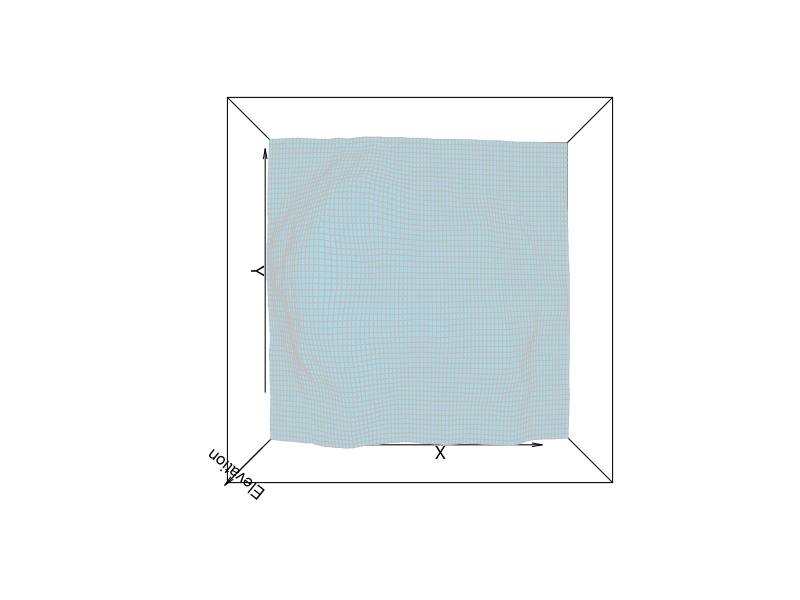

Write R code to recreate this figure. (Note: this script raises an error after producing the figure.)
# Load the volcano dataset (built-in in R)
data("volcano")

# 1. Basic 3D Perspective Plot
persp(
  x = 1:nrow(volcano), # X-axis (rows of the matrix)
  y = 1:ncol(volcano), # Y-axis (columns of the matrix)
  z = volcano, # Z-axis (elevation data)
  # xlim = c(1, ncol(volcano)) * 10,
  # ylim = c(1, nrow(volcano)) * 10,
  # zlim = range(volcano),
  # ylim = range(y),
  theta = 0, # Angle of rotation around the z-axis
  phi = 90, # Angle of elevation
  expand = 0.5, # Scaling factor
  col = "lightblue", # Color of the surface
  border = "grey", # Border color
  xlab = "X", # X-axis label
  ylab = "Y", # Y-axis label
  zlab = "Elevation" # Z-axis label
)

# 2. Heatmap of the Volcano Dataset
heatmap(
  volcano,
  Rowv = NA, # Disable row clustering
  Colv = NA, # Disable column clustering
  # col = terrain.colors(100),    # Color palette
  col = jet_colors(256), # Color palette
  # col = scico::scico(n = 100, palette = "batlow"),    # Color palette
  scale = "none", # No scaling of data
  # xlab = "X-axis", # X-axis label
  # ylab = "Y-axis", # Y-axis label
  # main = "Heatmap of Volcano Dataset" # Title
  symm = FALSE
)


image(t(volcano), col = jet_colors(256), useRaster = TRUE)

######

# Load required libraries
library(ggplot2)
library(reshape2) # for melting the matrix

# Load the volcano dataset
data(volcano)

# Convert the matrix to a data frame suitable for ggplot2
volcano_df <- melt(volcano)

# Rename columns for clarity
colnames(volcano_df) <- c("x", "y", "z")

# Create the heatmap
ggplot(volcano_df, aes(x = y, y = x, fill = z)) +
  geom_tile() +
  scale_fill_gradientn(colors = terrain.colors(256)) +
  scale_fill_gradientn(colors = as_colormap(batlow_df)$get_hex()) +
  coord_fixed() + # Ensures correct aspect ratio
  labs(
    # title = "Volcano Elevation Heatmap",
    # x = "X Coordinate",
    # y = "Y Coordinate",
    fill = NULL
  ) +
  # theme_minimal()
  theme_void()
